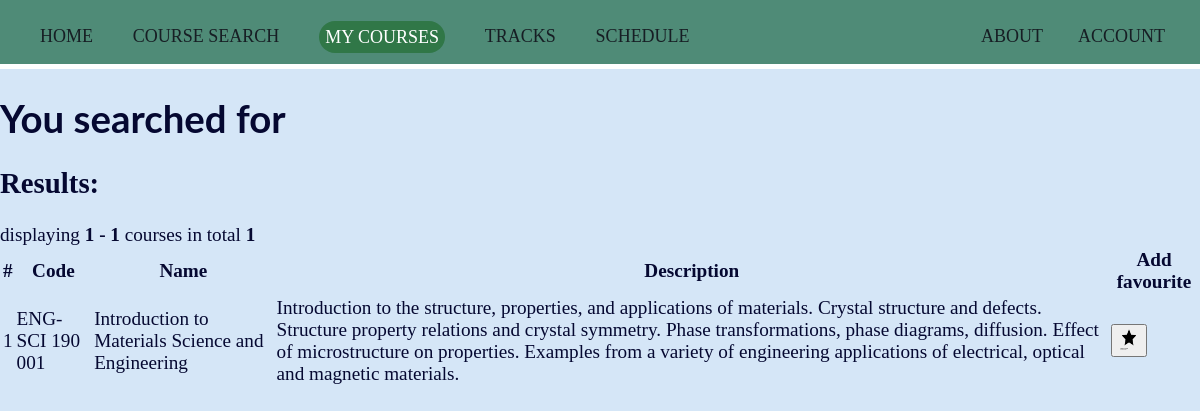
Page /favourite (signed in) on the committed database.
### tables this page shows
CREATE TABLE courses (
            id INTEGER,
            name TEXT NOT NULL,
            description TEXT,
            code TEXT UNIQUE NOT NULL,
            PRIMARY KEY(id)
            );

### app.py (the view, shortened to what this page needs)
@app.route("/favourite", methods=(["GET","POST"]))
@login_required
def favourite():
    mycourses = "currentpage"
    if request.method == "GET":
        conn, db = make_cursor("coursedatabase.db")
        user_id = session["user_id"]
        db.execute("SELECT courses.id, courses.name, courses.description, courses.code FROM courses JOIN favourites ON favourites.course_id = courses.id WHERE favourites.user_id = ?", [user_id])
        results = db.fetchall()
        if not results:
            return render_template("search.html", querystring="your favourites", search=search)
        else:
            page = request.args.get(get_page_parameter(), type=int, default=1)
            pagination = Pagination(page=page, total=len(results), search=False, record_name='courses')
            return render_template("results.html", mycourses=mycourses, results=results, pagination=pagination)

### app.py (called while the page is built)
def make_cursor(database):
    connection = sqlite3.connect(database)
    return connection, connection.cursor()

@app.after_request
def after_request(response):
    response.headers["Cache-Control"] = "no-cache, no-store, must-revalidate"
    response.headers["Expires"] = 0
    response.headers["Pragma"] = "no-cache"
    return response

### helpers.py (called while the page is built)
def login_required(f):
    @wraps(f)
    def decorated_function(*args, **kwargs):
        if session.get("user_id") is None:
            return redirect("/login")
        return f(*args, **kwargs)
    return decorated_function

### templates/results.html (shortened to what this page needs)
{% extends "layout.html" %}
{% block main %}
<h1>You searched for {{ querystring }} </h1>
<h2> Results: </h2>
{{ pagination.info }}
<table>
  <thead>
    <tr>
      <th> # </th>
      <th> Code </th>
      <th> Name </th>
      <th> Description </th>
      <th> Add favourite </th>
    </tr>
  </thead>
  <tbody>
    {% for i, name, desc, code in results %}
      <tr>
        <td>{{ loop.index + pagination.skip }}</td>
        <td> {{ code }} </td>
        <td> {{ name }} </td>
        <td> {{ desc }} </td>
        <td> <form method="post" action=/favourite> <button name="id" value="{{ i }}">
        <img src="/static/noun_Star_750825.png" alt="Star by Zaff Studio from the Noun Project" style="width:20px;height:24px;">
        </form> </button> </td>
      </tr>
    {% endfor %}
  </tbody>
</table>
{% endblock %}

### templates/layout.html
<!doctype html>
<html lang="en">
    <head>
        <link rel="stylesheet" href="static/CS50project_style.css">
    </head>
    <body>
        <header>
            <div class="topbar">
                <nav>
                    <ul>
                        <li>
                            <a class=" {{ home }} " href="/"> Home </a>
                        </li>
                        <li>
                            <a class=" {{ search }} " href="/search"> Course Search </a>
                        </li>
                        <li>
                            <a class=" {{ mycourses }} " href="/mycourses"> My Courses </a>
                        </li>
                        <li>
                            <a class=" {{ tracks }} " href="/tracks"> Tracks </a>
                        </li>
                        <li>
                            <a class=" {{ schedule }} " href="/schedule"> Schedule </a>
                        </li>
                        {% if session.user_id %}
                        <li style = "float:right" style = "padding-right:1em">
                            <a class=" {{ account }} " href="/account"> Account </a>
                        </li>
                        {% else %}
                        <li style = "float:right" style = "padding-right:1em">
                            <a class=" {{ login }} " href="/login"> Log In </a>
                        </li>
                        {% endif %}
                        <li style = "float:right">
                            <a class=" {{ about }} " href="/about"> About </a>
                        </li>
                    </ul>
                </nav>
            </div>
        </header>
    <main>
        {% block main %}{% endblock %}
    </main>
    </body>
</html>

### static/CS50project_style.css (style rules this page uses)
body { background-color: #d5e6f7; color: #050831; font-size: 1.2rem; margin: 0; font-family: 'Merriweather'; }
h1 { border: none; margin: none; font-family: 'Lato', sans-serif; }
header { background: #4f8b77; border-bottom: 5px solid #ffffff; }
header::after { content: ''; display: table; clear: both; }
.topbar { width: 100%; margin: 0 auto; }
nav ul { margin: 0; padding-bottom: 14px; list-style: none; }
nav li { display: inline-block; margin-right: 35px; padding-top: 25px; }
nav a { color: #171e24; text-decoration: none; text-transform: uppercase; font-size: 18px; }
nav a.currentpage { color:white; background-color: #307747; border: .4rem solid transparent; border-radius: 1.3rem; line-height: 1.4; padding: none; text-align: center; transition: color 0.15s ease-in-out, background-color 0.15s ease-in-out, border-color 0.15s ease-in-out, box-shadow 0.15s ease-in-out; vertical-align: middle; }

### rows in the picture
courses: code "ENG-SCI 190 001", name "Introduction to Materials Science and Engineering", description "Introduction to the structure, properties, and applications of materials. Crystal structure and defects. Structure property relations and crystal symmetry. Phase transformations, phase diagrams, diffusion. Effect of microstructure on properties. Examples from a variety of engineering applications of electrical, optical and magnetic materials.", {{ i }} 1922 (drawn)

### other values in the picture
{{ pagination.info }} "displaying 1 - 1 courses in total 1"
